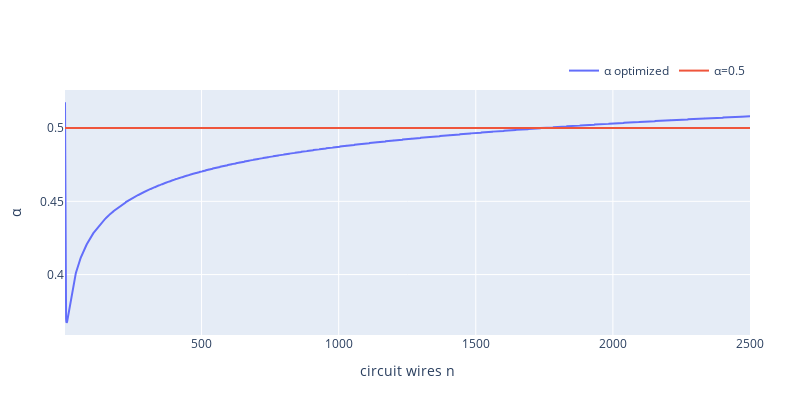

Notebook code cell kept with this figure:
### Code cell
# Defining layout for complete figure
layout_1 = go.Layout(
    #title= chr(945) + '_min',
    margin=dict(
        l=65,
        r=50,
        b=65,
        t=90
    ),
    autosize=False,
    width=800,
    height=400,
    xaxis = dict(title='circuit wires n'),
    yaxis = dict(title=chr(945)),
    )

fig = go.Figure(layout=layout_1)

fig.add_trace(go.Scatter(x= n_vec_2d, y = min_a_2d, name=chr(945) + ' optimized', mode="lines"))
fig.add_trace(go.Scatter(x= n_vec_2d, y = a_1_2, name=chr(945) + '=0.5', mode="lines"))

#fig.update_layout(title='Numerical ' + chr(945) + '_min onto the surface between the axes of n and ' + chr(945))

fig.update_layout(legend=dict(
    orientation="h",
    yanchor="bottom",
    y=1.02,
    xanchor="right",
    x=1
))

fig.show()

### Figure 1 — Plotly figure (JSON) as saved in the notebook; plotly's stock layout.template omitted (floating-point values rounded to 4 significant figures; data arrays with more than 128 entries replaced by an {"elided": "..."} marker saying what was removed)
{"data": [{"mode": "lines", "name": "α optimized", "type": "scatter", "x": {"elided": "2500 float values"}, "y": {"elided": "2500 float values"}}, {"mode": "lines", "name": "α=0.5", "type": "scatter", "x": {"elided": "2500 float values"}, "y": {"elided": "2500 float values"}}], "layout": {"autosize": false, "height": 400, "legend": {"orientation": "h", "x": 1, "xanchor": "right", "y": 1.02, "yanchor": "bottom"}, "margin": {"b": 65, "l": 65, "r": 50, "t": 90}, "width": 800, "xaxis": {"title": {"text": "circuit wires n"}}, "yaxis": {"title": {"text": "α"}}}}
